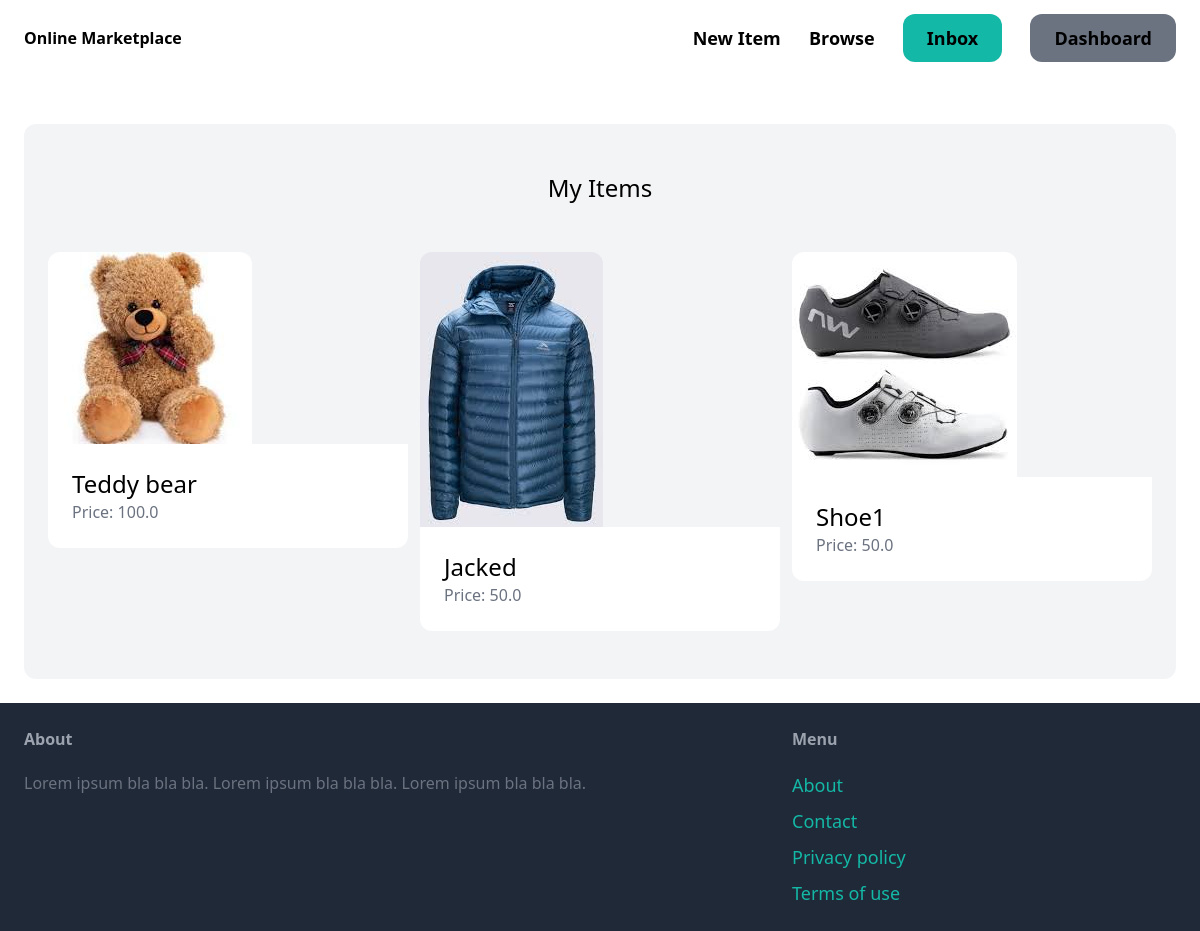
The page /dashboard/ (signed in) on the database its author committed.
### item/models.py (models this page shows, shortened)
class Item(models.Model):
    category = models.ForeignKey(Category, related_name='items', on_delete=models.CASCADE)
    name = models.CharField(max_length=255)
    description = models.TextField(blank=True, null=True)
    price = models.FloatField()
    image = models.ImageField(upload_to='item_images', blank=True, null=True)
    is_sold = models.BooleanField(default=False)
    created_by = models.ForeignKey(User, related_name='items', on_delete=models.CASCADE)
    created_at = models.DateTimeField(auto_now_add=True)

### dashboard/views.py (the view)
# urls.py: path('', views.index, name='index'),
@login_required
def index(request):
    items = Item.objects.filter(created_by=request.user)
    return render(request, 'dashboard/index.html', {
        'items': items
    })

### dashboard/templates/dashboard/index.html (shortened to what this page needs)
{% extends "core/base.html" %}
{% block content %}
    <div class="mt-6 px-6 py-12 bg-gray-100 rounded-xl">
        <h2 class="mb-12 text-2xl text-center">My Items</h2>
        <div class="grid grid-cols-3 gap-3">
            {% for item in items %}
                <div>
                    <a href="{% url 'item:detail' item.id %}">
                        <div>
                            {% if item.image %}
                                <img src="{{ item.image.url }}" class="rounded-t-xl">
                            {% endif %}
                        </div>
                        <div class="p-6 bg-white rounded-b-xl">
                            <h2 class="text-2xl">{{ item.name }}</h2>
                            <p class="text-gray-500">Price: {{ item.price }}</p>
                        </div>
                    </a>
                </div>
            {% endfor %}
        </div>
    </div>
{% endblock %}

### rows shown on the page
Item: image (picture), name "Teddy bear", price "100.0"
Item: image (picture), name "Jacked", price "50.0"
Item: image (picture), name "Shoe1", price "50.0"
